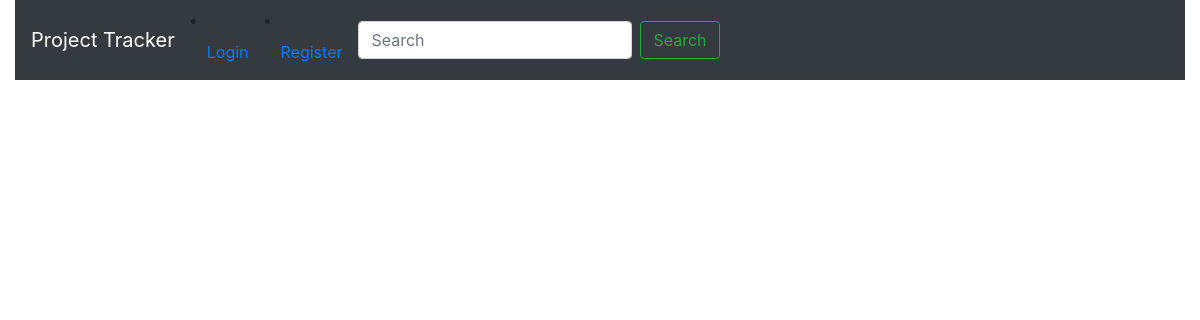
/Released, run on an earlier commit of the app's database.
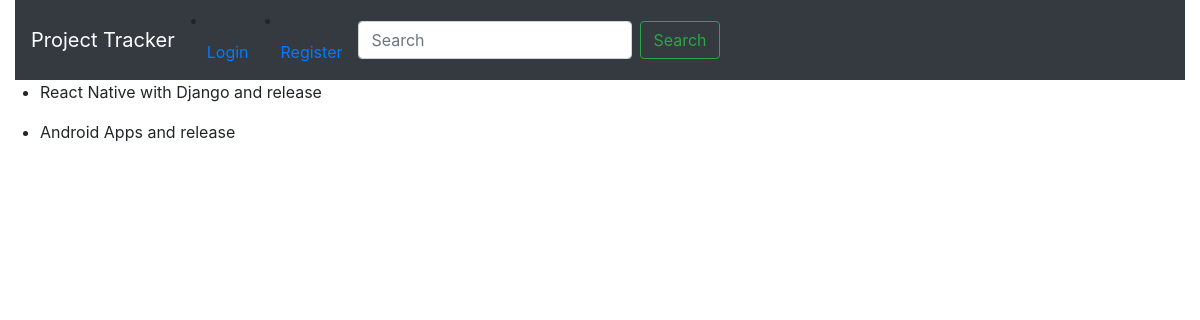
And on a later commit of the database.
### Pmanage/models.py (models this page shows)
class Project(models.Model):
    Project_name=models.CharField(max_length=64)
    team=models.IntegerField()
    complete_percentage=models.IntegerField()
    createdate=datetime.datetime.now()
    max_day=models.IntegerField()
    status=models.CharField(max_length=64,default="unrelease")

### Pmanage/views.py (the view)
# urls.py: path("Released",views.released,name="Released"),
def released(request):
    proj = Project.objects.filter(status="release")
    return render(request, "Pmanage/Release.html",{"proj": proj})

### Pmanage/templates/Pmanage/Release.html
{% extends 'Pmanage/layout.html' %}
{% block body %}
{% for project_release in proj  %}
<ul>
    <li>
       {{project_release.Project_name}} and {{project_release.status}}
    </li>
</ul>
{% endfor %}
{% endblock %}erreer

### Pmanage/templates/Pmanage/layout.html (shortened to what this page needs)
{% load static %}
<!DOCTYPE html>
<html>
    <head>
        <link rel="stylesheet" href="https://maxcdn.bootstrapcdn.com/bootstrap/4.0.0/css/bootstrap.min.css">
    </head>
    <body>
        <div class="container-fluid">
<nav class="navbar navbar-expand-lg navbar-dark bg-dark">
    <a class="navbar-brand" href="#">Project Tracker</a>
  {% if user.is_authenticated %}
    <div class="collapse navbar-collapse" id="navbarSupportedContent">
      <ul class="navbar-nav mr-auto">
        <li class="nav-item active">
          <a class="nav-link" href="{% url 'Create' %}">Create Project </a>
        </li>
          <li class="nav-item active">
          <a class="nav-link" href="{% url 'All_Project' %}">Projects</a>
        </li>
        <li class="nav-item">
          <a class="nav-link" href="{% url 'Track' %}">Track</a>
        </li>
        <li class="nav-item">
            <a class="nav-link" href="{% url 'Released' %}">Release</a>
          </li>
          <li class="nav-item">
            <a class="nav-link" href="{% url 'Report' %}">Report</a>
          </li>
           <li class="nav-item">
            <a class="nav-link" href="{% url 'Logout' %}">Logout</a>
          </li>
          {% else %}
          <li class="nav-item">
            <a class="nav-link" href="{% url 'Login' %}">Login</a>
          </li>
          <li class="nav-item">
            <a class="nav-link" href="{% url 'Report' %}">Register</a>
          </li>
          {% endif  %}
      <form class="form-inline my-2 my-lg-0">
        <input class="form-control mr-sm-2" type="search" placeholder="Search" aria-label="Search">
        <button class="btn btn-outline-success my-2 my-sm-0" type="submit">Search</button>
      </form>
    </div>
        {% block body %}
        {% endblock body %}
    </body>
</html>

What changed in the data, as far as the page shows it:
now on this page (row edited): Project: Project_name "React Native with Django", status "release"
now on this page (row edited): Project: Project_name "Android Apps", status "release"
